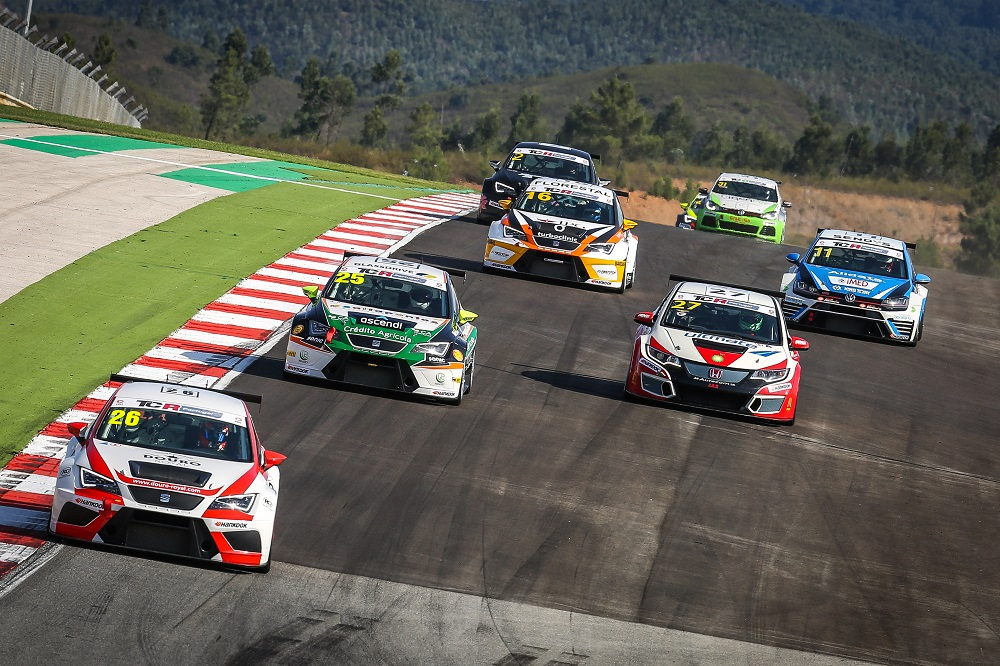
#> input picture 7 Semestre/Reconhecimento de Padrões/2 Aula - 02-11-25 - RGB, Histogramas, Contraste, Blur e Binarização de Imagens Arquivo/carro.jpg, 1000 x 666 px
$ jupyter execute atividade.ipynb
#> lines starting #> are read from the running program, lines starting #| are printed output that depends on the picture
[cell 1]
import cv2
import numpy as np
from matplotlib import pyplot as plt

img = cv2.imread('carro.jpg')
#> img is the input picture: shape (666, 1000, 3); mean B, G, R 86.6, 96.2, 98.4

blue, green, red = cv2.split(img)
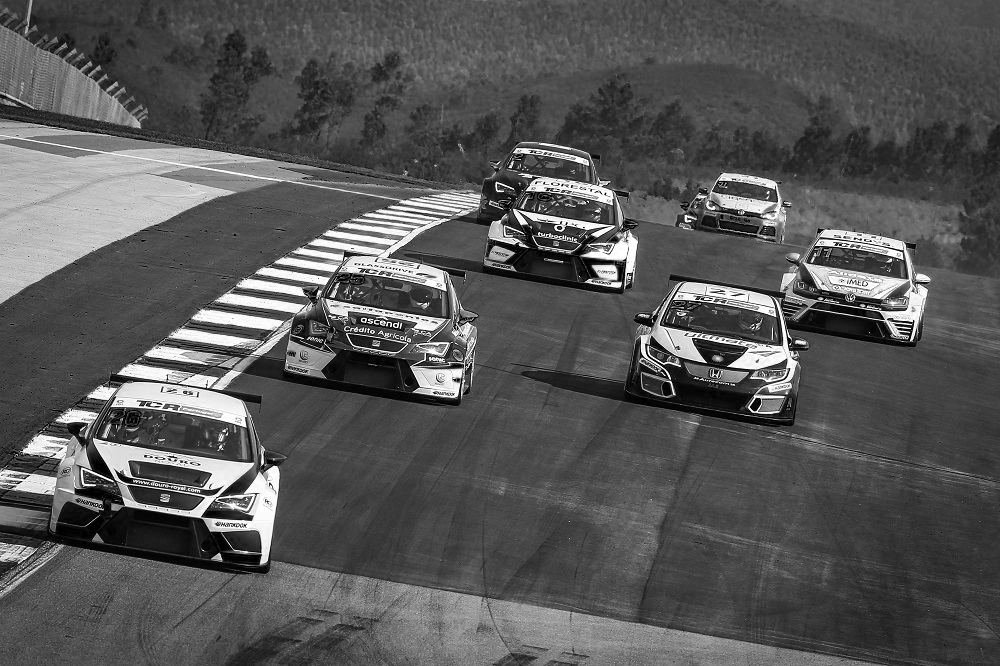
#> blue: shape (666, 1000); min 0, max 255, mean 86.6
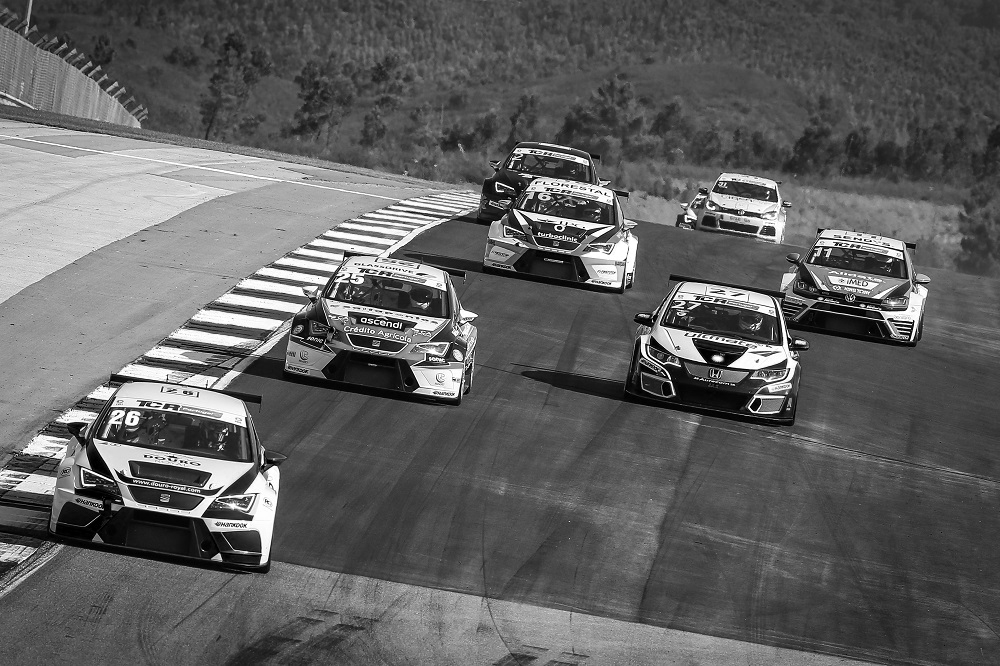
#> green: shape (666, 1000); min 0, max 255, mean 96.2
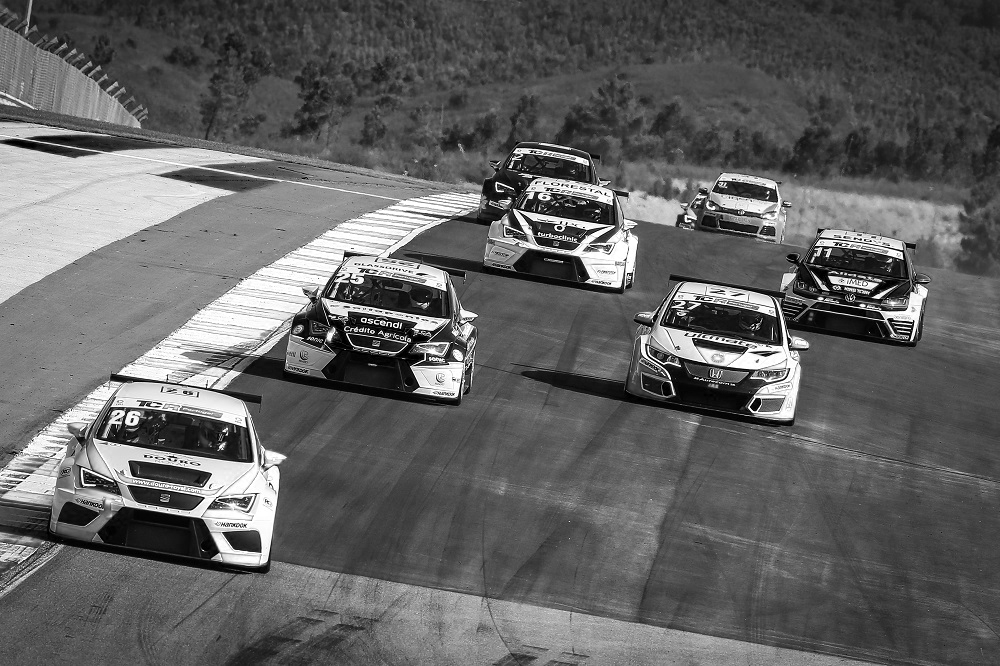
#> red: shape (666, 1000); min 0, max 255, mean 98.4

zeros = np.zeros_like(blue)

blue = cv2.merge([blue, zeros, zeros])
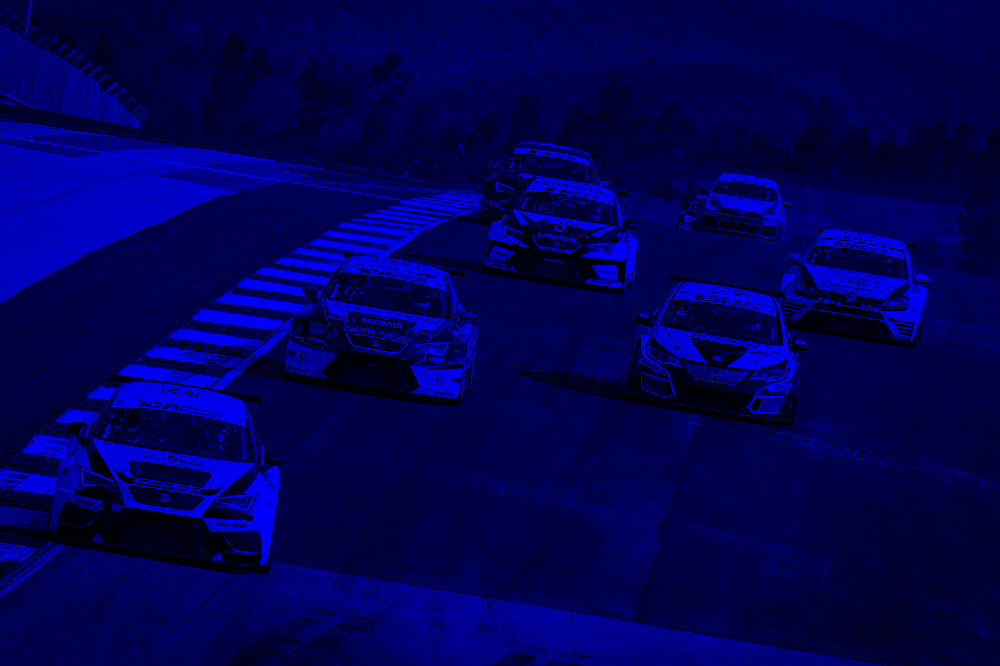
#> blue: shape (666, 1000, 3); mean of channels 0, 1, 2 86.6, 0, 0; drawn as B, G, R
green = cv2.merge([zeros, green, zeros])
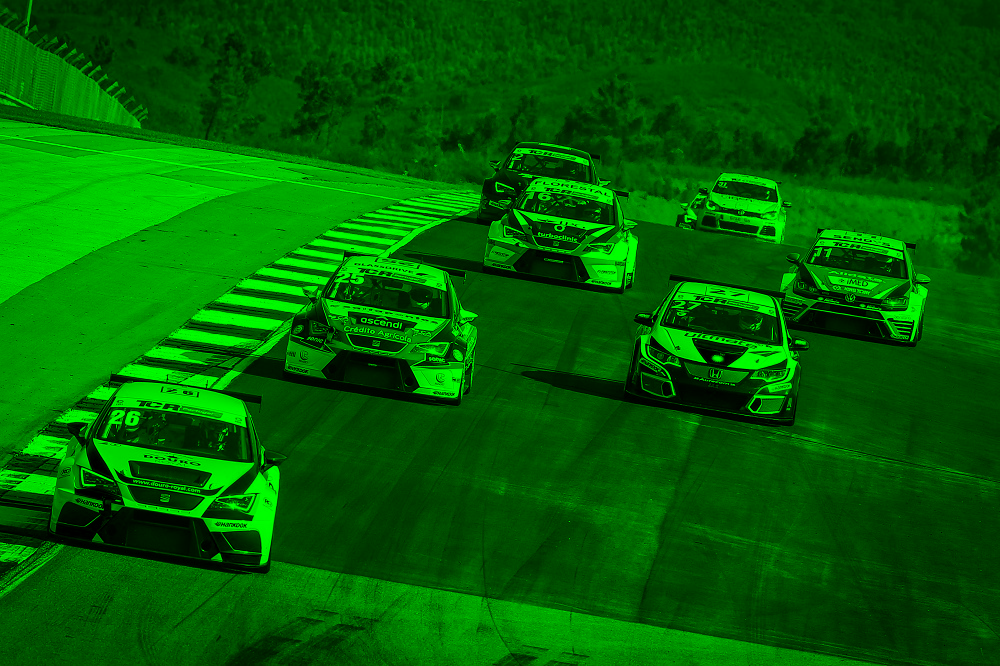
#> green: shape (666, 1000, 3); mean of channels 0, 1, 2 0, 96.2, 0; drawn as B, G, R
red = cv2.merge([zeros, zeros, red])
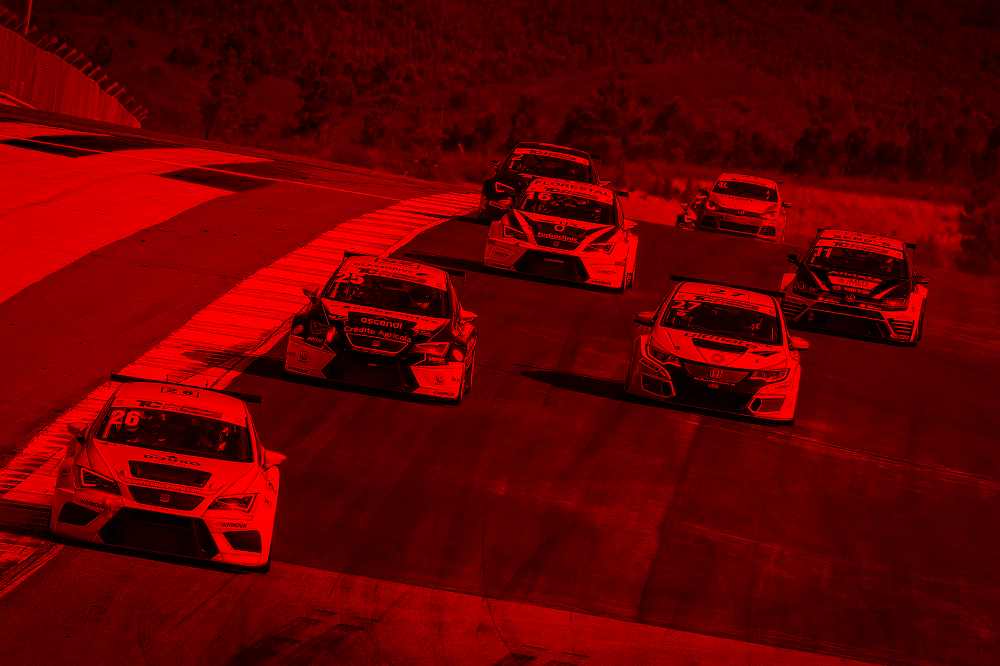
#> red: shape (666, 1000, 3); mean of channels 0, 1, 2 0, 0, 98.4; drawn as B, G, R

plt.imshow(blue)
plt.imshow(green)
plt.imshow(red)
